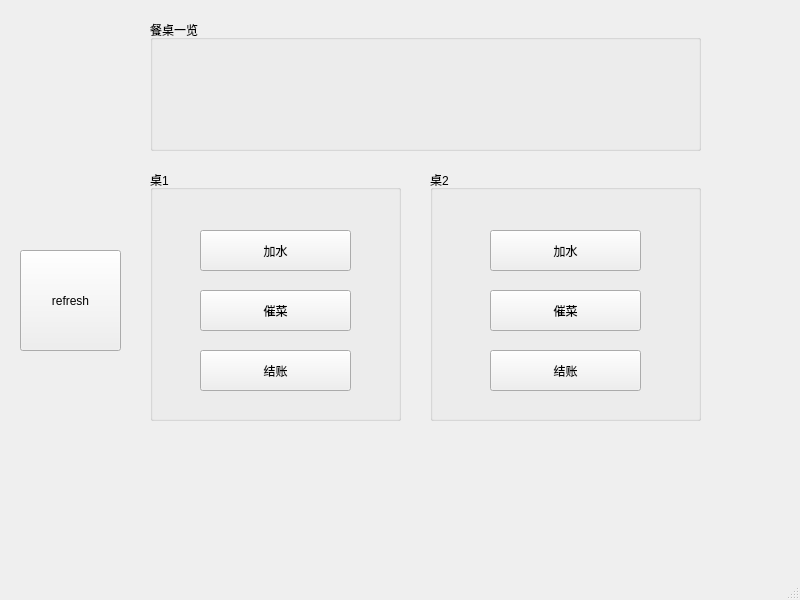
<?xml version="1.0" encoding="UTF-8"?>
<ui version="4.0">
 <class>waiterWindow</class>
 <widget class="QMainWindow" name="waiterWindow">
  <property name="geometry">
   <rect>
    <x>0</x>
    <y>0</y>
    <width>800</width>
    <height>600</height>
   </rect>
  </property>
  <property name="windowTitle">
   <string>MainWindow</string>
  </property>
  <widget class="QWidget" name="centralwidget">
   <widget class="QGroupBox" name="box1">
    <property name="geometry">
     <rect>
      <x>150</x>
      <y>170</y>
      <width>251</width>
      <height>251</height>
     </rect>
    </property>
    <property name="title">
     <string>桌1</string>
    </property>
    <widget class="QPushButton" name="waterBtn1">
     <property name="geometry">
      <rect>
       <x>50</x>
       <y>60</y>
       <width>151</width>
       <height>41</height>
      </rect>
     </property>
     <property name="text">
      <string>加水</string>
     </property>
    </widget>
    <widget class="QPushButton" name="remindBtn1">
     <property name="geometry">
      <rect>
       <x>50</x>
       <y>120</y>
       <width>151</width>
       <height>41</height>
      </rect>
     </property>
     <property name="text">
      <string>催菜</string>
     </property>
    </widget>
    <widget class="QPushButton" name="payBtn1">
     <property name="geometry">
      <rect>
       <x>50</x>
       <y>180</y>
       <width>151</width>
       <height>41</height>
      </rect>
     </property>
     <property name="text">
      <string>结账</string>
     </property>
    </widget>
   </widget>
   <widget class="QGroupBox" name="box2">
    <property name="geometry">
     <rect>
      <x>430</x>
      <y>170</y>
      <width>271</width>
      <height>251</height>
     </rect>
    </property>
    <property name="title">
     <string>桌2</string>
    </property>
    <widget class="QPushButton" name="waterBtn2">
     <property name="geometry">
      <rect>
       <x>60</x>
       <y>60</y>
       <width>151</width>
       <height>41</height>
      </rect>
     </property>
     <property name="text">
      <string>加水</string>
     </property>
    </widget>
    <widget class="QPushButton" name="remindBtn2">
     <property name="geometry">
      <rect>
       <x>60</x>
       <y>120</y>
       <width>151</width>
       <height>41</height>
      </rect>
     </property>
     <property name="text">
      <string>催菜</string>
     </property>
    </widget>
    <widget class="QPushButton" name="payBtn2">
     <property name="geometry">
      <rect>
       <x>60</x>
       <y>180</y>
       <width>151</width>
       <height>41</height>
      </rect>
     </property>
     <property name="text">
      <string>结账</string>
     </property>
    </widget>
   </widget>
   <widget class="QPushButton" name="refreshBtn">
    <property name="geometry">
     <rect>
      <x>20</x>
      <y>250</y>
      <width>101</width>
      <height>101</height>
     </rect>
    </property>
    <property name="text">
     <string>refresh</string>
    </property>
   </widget>
   <widget class="QGroupBox" name="box">
    <property name="geometry">
     <rect>
      <x>150</x>
      <y>20</y>
      <width>551</width>
      <height>131</height>
     </rect>
    </property>
    <property name="title">
     <string>餐桌一览</string>
    </property>
   </widget>
  </widget>
  <widget class="QMenuBar" name="menubar">
   <property name="geometry">
    <rect>
     <x>0</x>
     <y>0</y>
     <width>800</width>
     <height>25</height>
    </rect>
   </property>
  </widget>
  <widget class="QStatusBar" name="statusbar"/>
 </widget>
 <resources/>
 <connections/>
</ui>
